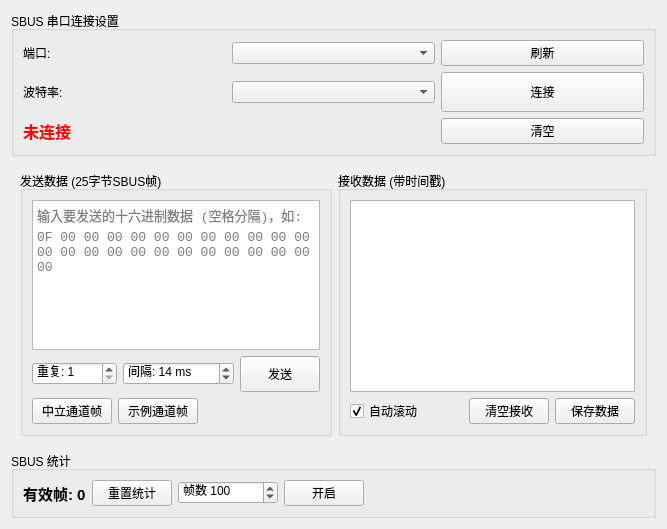
<?xml version="1.0" encoding="UTF-8"?>
<ui version="4.0">
 <class>PageSerialSbusTest</class>
 <widget class="QWidget" name="PageSerialSbusTest">
  <layout class="QVBoxLayout" name="sbusMainLayout">
   <item>
    <widget class="QGroupBox" name="groupSetup">
     <property name="title">
      <string>SBUS 串口连接设置</string>
     </property>
     <layout class="QGridLayout" name="gridSetup">
      <item row="0" column="0">
       <widget class="QLabel" name="lbPort">
        <property name="text">
         <string>端口:</string>
        </property>
       </widget>
      </item>
      <item row="0" column="1">
       <widget class="QComboBox" name="comboPort"/>
      </item>
      <item row="0" column="2">
       <widget class="QPushButton" name="btnRefresh">
        <property name="text">
         <string>刷新</string>
        </property>
       </widget>
      </item>
      <item row="1" column="0">
       <widget class="QLabel" name="lbBaud">
        <property name="text">
         <string>波特率:</string>
        </property>
       </widget>
      </item>
      <item row="1" column="1">
       <widget class="QComboBox" name="comboBaud"/>
      </item>
      <item row="1" column="2">
       <widget class="QPushButton" name="btnConnect">
        <property name="minimumSize">
         <size>
          <width>0</width>
          <height>40</height>
         </size>
        </property>
        <property name="text">
         <string>连接</string>
        </property>
       </widget>
      </item>
      <item row="2" column="0" colspan="2">
       <widget class="QLabel" name="labelStatus">
        <property name="styleSheet">
         <string notr="true">color:red;font-weight:bold;font-size:12pt;</string>
        </property>
        <property name="text">
         <string>未连接</string>
        </property>
       </widget>
      </item>
      <item row="2" column="2">
       <widget class="QPushButton" name="btnClearRecv">
        <property name="text">
         <string>清空</string>
        </property>
       </widget>
      </item>
     </layout>
    </widget>
   </item>
   <item>
    <widget class="QWidget" name="splitterMain" native="true">
     <layout class="QHBoxLayout" name="splitterLayout">
      <item>
       <widget class="QGroupBox" name="groupSend">
        <property name="title">
         <string>发送数据 (25字节SBUS帧)</string>
        </property>
        <layout class="QVBoxLayout" name="sendLayout">
         <item>
          <widget class="QTextEdit" name="textSend">
           <property name="minimumSize">
            <size>
             <width>0</width>
             <height>120</height>
            </size>
           </property>
           <property name="maximumSize">
            <size>
             <width>16777215</width>
             <height>150</height>
            </size>
           </property>
           <property name="font">
            <font>
             <family>Courier New</family>
             <pointsize>10</pointsize>
            </font>
           </property>
           <property name="placeholderText">
            <string>输入要发送的十六进制数据 (空格分隔)，如: 0F 00 00 00 00 00 00 00 00 00 00 00 00 00 00 00 00 00 00 00 00 00 00 00 00</string>
           </property>
          </widget>
         </item>
         <item>
          <layout class="QHBoxLayout" name="sendBtnLayout">
           <item>
            <widget class="QSpinBox" name="spinRepeatCount">
             <property name="prefix">
              <string>重复: </string>
             </property>
             <property name="minimum">
              <number>1</number>
             </property>
             <property name="maximum">
              <number>9999</number>
             </property>
             <property name="value">
              <number>1</number>
             </property>
            </widget>
           </item>
           <item>
            <widget class="QSpinBox" name="spinRepeatInterval">
             <property name="prefix">
              <string>间隔: </string>
             </property>
             <property name="suffix">
              <string> ms</string>
             </property>
             <property name="minimum">
              <number>1</number>
             </property>
             <property name="maximum">
              <number>60000</number>
             </property>
             <property name="value">
              <number>14</number>
             </property>
            </widget>
           </item>
           <item>
            <widget class="QPushButton" name="btnSend">
             <property name="minimumSize">
              <size>
               <width>80</width>
               <height>36</height>
              </size>
             </property>
             <property name="text">
              <string>发送</string>
             </property>
            </widget>
           </item>
          </layout>
         </item>
         <item>
          <layout class="QHBoxLayout" name="templateLayout">
           <item>
            <widget class="QPushButton" name="btnTplChannels">
             <property name="text">
              <string>中立通道帧</string>
             </property>
            </widget>
           </item>
           <item>
            <widget class="QPushButton" name="btnTplCustom">
             <property name="text">
              <string>示例通道帧</string>
             </property>
            </widget>
           </item>
           <item>
            <spacer name="spTpl">
             <property name="orientation">
              <enum>Qt::Horizontal</enum>
             </property>
             <property name="sizeHint">
              <size>
               <width>40</width>
               <height>20</height>
              </size>
             </property>
            </spacer>
           </item>
          </layout>
         </item>
        </layout>
       </widget>
      </item>
      <item>
       <widget class="QGroupBox" name="groupRecv">
        <property name="title">
         <string>接收数据 (带时间戳)</string>
        </property>
        <layout class="QVBoxLayout" name="recvLayout">
         <item>
          <widget class="QTextEdit" name="textRecv">
           <property name="font">
            <font>
             <family>Courier New</family>
             <pointsize>10</pointsize>
            </font>
           </property>
           <property name="readOnly">
            <bool>true</bool>
           </property>
          </widget>
         </item>
         <item>
          <layout class="QHBoxLayout" name="recvCtrlLayout">
           <item>
            <widget class="QCheckBox" name="checkAutoScroll">
             <property name="text">
              <string>自动滚动</string>
             </property>
             <property name="checked">
              <bool>true</bool>
             </property>
            </widget>
           </item>
           <item>
            <spacer name="spRecv">
             <property name="orientation">
              <enum>Qt::Horizontal</enum>
             </property>
             <property name="sizeHint">
              <size>
               <width>40</width>
               <height>20</height>
              </size>
             </property>
            </spacer>
           </item>
           <item>
            <widget class="QPushButton" name="btnClearRecvData">
             <property name="text">
              <string>清空接收</string>
             </property>
            </widget>
           </item>
           <item>
            <widget class="QPushButton" name="btnSaveRecv">
             <property name="text">
              <string>保存数据</string>
             </property>
            </widget>
           </item>
          </layout>
         </item>
        </layout>
       </widget>
      </item>
     </layout>
    </widget>
   </item>
   <item>
    <widget class="QGroupBox" name="groupStats">
     <property name="title">
      <string>SBUS 统计</string>
     </property>
     <layout class="QHBoxLayout" name="statsLayout">
      <item>
       <widget class="QLabel" name="lbPktCount">
        <property name="text">
         <string>有效帧: 0</string>
        </property>
        <property name="styleSheet">
         <string notr="true">font-weight:bold;font-size:11pt;</string>
        </property>
       </widget>
      </item>
      <item>
       <widget class="QPushButton" name="btnResetStats">
        <property name="text">
         <string>重置统计</string>
        </property>
       </widget>
      </item>
      <item>
       <widget class="QSpinBox" name="spinStopAt">
        <property name="minimumSize">
         <size>
          <width>100</width>
          <height>0</height>
         </size>
        </property>
        <property name="prefix">
         <string>帧数 </string>
        </property>
        <property name="minimum">
         <number>1</number>
        </property>
        <property name="maximum">
         <number>999999</number>
        </property>
        <property name="value">
         <number>100</number>
        </property>
       </widget>
      </item>
      <item>
       <widget class="QPushButton" name="btnStopAtEnable">
        <property name="text">
         <string>开启</string>
        </property>
        <property name="checkable">
         <bool>true</bool>
        </property>
       </widget>
      </item>
      <item>
       <spacer name="spStats">
        <property name="orientation">
         <enum>Qt::Horizontal</enum>
        </property>
        <property name="sizeHint">
         <size>
          <width>40</width>
          <height>20</height>
         </size>
        </property>
       </spacer>
      </item>
     </layout>
    </widget>
   </item>
  </layout>
 </widget>
 <resources/>
 <connections/>
</ui>
